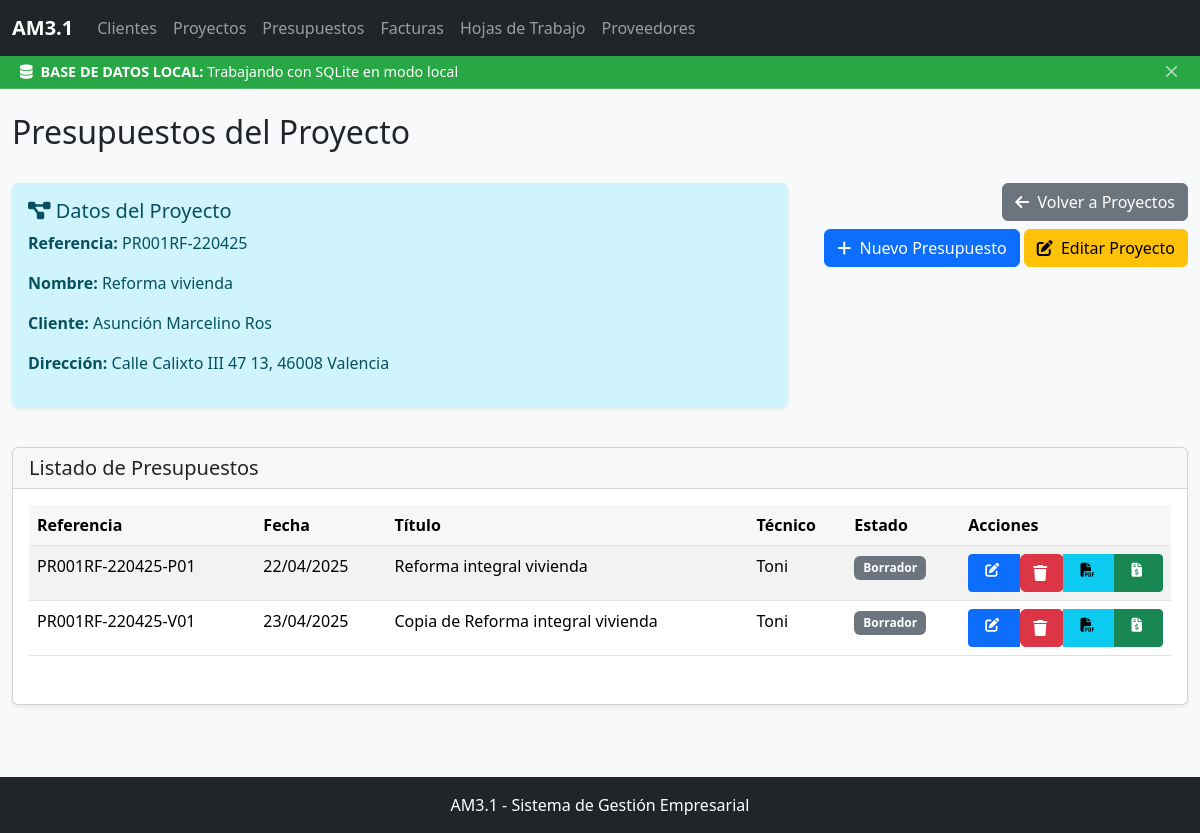
Screenshot of /presupuestos/por-proyecto/1 with the database file from the repository.
### app/models/proyecto.py (models this page shows, shortened)
class Proyecto(db.Model):
    __tablename__ = 'proyectos'
    id = db.Column(db.Integer, primary_key=True)
    id_cliente = db.Column(db.Integer, db.ForeignKey('clientes.id', ondelete='CASCADE'), nullable=True)  # Cambiado a nullable=True
    tipo_proyecto = db.Column(db.String(50), nullable=True)
    tipo_via = db.Column(db.String(20), nullable=True)  # Añadido campo tipo_via
    calle = db.Column(db.String(100), nullable=True)  # Mantenido por compatibilidad
    nombre_via = db.Column(db.String(100), nullable=True)
    numero = db.Column(db.String(10), nullable=True)
    puerta = db.Column(db.String(10), nullable=True)
    codigo_postal = db.Column(db.String(10), nullable=True)
    poblacion = db.Column(db.String(100), nullable=True)
    nombre_proyecto = db.Column(db.String(200), nullable=True)
    fecha_creacion = db.Column(db.DateTime, default=datetime.utcnow, nullable=True)
    referencia = db.Column(db.String(50), unique=True, nullable=True)
    fecha_modificacion = db.Column(db.DateTime, default=datetime.utcnow, onupdate=datetime.utcnow, nullable=True)
    estado = db.Column(db.String(50), default='Activo', nullable=True)
    cliente = db.relationship('Cliente', back_populates='proyectos')
    presupuestos = db.relationship('Presupuesto', back_populates='proyecto', cascade='all, delete-orphan')
    @property
    def direccion_completa(self):
        componentes = []
        if self.tipo_via:
            componentes.append(self.tipo_via)
        if self.calle:
            componentes.append(self.calle)
        elif self.nombre_via:
            componentes.append(self.nombre_via)
        if self.numero:
            componentes.append(self.numero)
        if self.puerta:
            componentes.append(self.puerta)
        direccion = ' '.join(componentes)
        if self.codigo_postal or self.poblacion:
            cp_poblacion = []
            if self.codigo_postal:
                cp_poblacion.append(self.codigo_postal)
            if self.poblacion:
                cp_poblacion.append(self.poblacion)
            direccion += f', {" ".join(cp_poblacion)}'
        return direccion

### app/models/cliente.py (models this page shows, shortened)
class Cliente(db.Model):
    __tablename__ = 'clientes'
    id = db.Column(db.Integer, primary_key=True)
    nombre = db.Column(db.String(100), nullable=False)
    tipo_via = db.Column(db.String(20))
    nombre_via = db.Column(db.String(100))
    numero_via = db.Column(db.String(10))
    puerta = db.Column(db.String(10))
    codigo_postal = db.Column(db.String(10))
    poblacion = db.Column(db.String(100))
    cif_nif = db.Column(db.String(20), index=True)
    telefono1 = db.Column(db.String(20))
    telefono2 = db.Column(db.String(20))
    telefono3 = db.Column(db.String(20))
    telefono4 = db.Column(db.String(20))
    mail1 = db.Column(db.String(100))
    mail2 = db.Column(db.String(100))
    tipo_cliente = db.Column(db.String(50))
    categoria_cliente = db.Column(db.String(50))
    notas = db.Column(db.Text)
    fecha_creacion = db.Column(db.DateTime, default=datetime.utcnow)
    fecha_modificacion = db.Column(db.DateTime, default=datetime.utcnow, onupdate=datetime.utcnow)
    proyectos = db.relationship('Proyecto', back_populates='cliente', cascade='all, delete-orphan')

### app/models/presupuesto.py (models this page shows, shortened)
class Presupuesto(db.Model):
    __tablename__ = 'presupuestos'
    id = db.Column(db.Integer, primary_key=True)
    id_proyecto = db.Column(db.Integer, db.ForeignKey('proyectos.id', ondelete='CASCADE'), nullable=False)
    referencia = db.Column(db.String(50), nullable=False, index=True)
    fecha = db.Column(db.DateTime, default=datetime.utcnow, nullable=False)
    tipo_via = db.Column(db.String(20))
    nombre_via = db.Column(db.String(100))
    numero_via = db.Column(db.String(10))
    puerta = db.Column(db.String(10))
    codigo_postal = db.Column(db.String(10))
    poblacion = db.Column(db.String(100))
    titulo = db.Column(db.String(200))
    notas = db.Column(db.Text)
    tecnico_encargado = db.Column(db.String(100))
    aprobacion = db.Column(db.String(100))
    fecha_aprobacion = db.Column(db.DateTime)
    estado = db.Column(db.String(50), default='Borrador')
    estado_workflow = db.Column(db.String(50), default='En estudio')
    fecha_modificacion = db.Column(db.DateTime, default=datetime.utcnow, onupdate=datetime.utcnow)
    proyecto = db.relationship('Proyecto', back_populates='presupuestos')
    capitulos = db.relationship('Capitulo', back_populates='presupuesto', cascade='all, delete-orphan')
    partidas = db.relationship('Partida', back_populates='presupuesto', cascade='all, delete-orphan')
    hojas_trabajo = db.relationship('HojaTrabajo', back_populates='presupuesto', cascade='all, delete-orphan')

### app/routes/presupuesto_routes.py (the view)
@presupuestos_bp.route('/por-proyecto/<int:id_proyecto>')
def presupuestos_por_proyecto(id_proyecto):
    try:
        proyecto = get_by_id(Proyecto, id_proyecto)
        if not proyecto:
            flash('Proyecto no encontrado', 'danger')
            return redirect(url_for('proyectos.listar_proyectos'))
        presupuestos = db.session.query(
            Presupuesto.id,
            Presupuesto.id_proyecto,
            Presupuesto.referencia,
            Presupuesto.fecha,
            Presupuesto.titulo,
            Presupuesto.estado,
            Presupuesto.tecnico_encargado,
            Presupuesto.aprobacion,
            Presupuesto.fecha_aprobacion
        ).filter(Presupuesto.id_proyecto == id_proyecto).all()
        presupuestos_formateados = []
        for p in presupuestos:
            presupuesto = type('Presupuesto', (), {
                'id': p.id,
                'id_proyecto': p.id_proyecto,
                'referencia': p.referencia,
                'fecha': p.fecha,
                'titulo': p.titulo,
                'estado': p.estado,
                'tecnico_encargado': p.tecnico_encargado,
                'aprobacion': p.aprobacion,
                'fecha_aprobacion': p.fecha_aprobacion
            })
            presupuestos_formateados.append(presupuesto)
        if request.args.get('modal') == 'true':
            return render_template('presupuestos/listado_modal.html',
                                presupuestos=presupuestos_formateados,
                                proyecto=proyecto)
        else:
            return render_template('presupuestos/por_proyecto.html',
                                presupuestos=presupuestos_formateados,
                                proyecto=proyecto)
    except Exception as e:
        print(f"Error al listar presupuestos por proyecto: {str(e)}")
        traceback.print_exc()
        flash(f"Error al cargar los presupuestos del proyecto. {str(e)}", 'danger')
        return redirect(url_for('proyectos.listar_proyectos'))

### app/templates/presupuestos/por_proyecto.html (shortened to what this page needs)
{% extends 'layout/base.html' %}
{% from 'layout/components.html' import action_buttons, confirmation_modal %}
{% block page_title %}Presupuestos del Proyecto{% endblock %}
{% block content %}
<div class="row mb-4">
    <div class="col-md-8">
        <div class="alert alert-info">
            <h5><i class="fas fa-project-diagram"></i> Datos del Proyecto</h5>
            <p><strong>Referencia:</strong> {{ proyecto.referencia }}</p>
            <p><strong>Nombre:</strong> {{ proyecto.nombre_proyecto or 'Sin nombre' }}</p>
            <p><strong>Cliente:</strong> {{ proyecto.cliente.nombre if proyecto.cliente else 'Sin cliente' }}</p>
            <p><strong>Dirección:</strong>
                {% if proyecto.direccion_completa %}
                    {{ proyecto.direccion_completa }}
                {% else %}
                    <em>No especificada</em>
                {% endif %}
            </p>
        </div>
    </div>
    <div class="col-md-4 text-end">
        <a href="{{ url_for('proyectos.listar_proyectos') }}" class="btn btn-secondary mb-2">
            <i class="fas fa-arrow-left"></i> Volver a Proyectos
        </a>
        <a href="{{ url_for('presupuestos.nuevo_presupuesto', id_proyecto=proyecto.id) }}" class="btn btn-primary mb-2">
            <i class="fas fa-plus"></i> Nuevo Presupuesto
        </a>
        <a href="{{ url_for('proyectos.editar_proyecto', id=proyecto.id) }}" class="btn btn-warning mb-2">
            <i class="fas fa-edit"></i> Editar Proyecto
        </a>
    </div>
</div>
<div class="card">
    <div class="card-header">
        <h5 class="mb-0">Listado de Presupuestos</h5>
    </div>
    <div class="card-body">
        {% if presupuestos %}
        <div class="table-responsive">
            <table class="table table-striped table-hover">
                <thead>
                    <tr>
                        <th>Referencia</th>
                        <th>Fecha</th>
                        <th>Título</th>
                        <th>Técnico</th>
                        <th>Estado</th>
                        <th>Acciones</th>
                    </tr>
                </thead>
                <tbody>
                    {% for presupuesto in presupuestos %}
                    <tr>
                        <td>{{ presupuesto.referencia }}</td>
                        <td>{{ presupuesto.fecha.strftime('%d/%m/%Y') if presupuesto.fecha else 'No especificada' }}</td>
                        <td>{{ presupuesto.titulo or 'Sin título' }}</td>
                        <td>{{ presupuesto.tecnico_encargado or 'No asignado' }}</td>
                        <td>
                            <span class="badge {% if presupuesto.estado == 'Aprobado' %}bg-success{% elif presupuesto.estado == 'Rechazado' %}bg-danger{% elif presupuesto.estado == 'Borrador' %}bg-secondary{% else %}bg-primary{% endif %}">
                                {{ presupuesto.estado }}
                            </span>
                        </td>
                        <td>
                            {{ action_buttons(
                                edit_url=url_for('presupuestos.editar_presupuesto', id=presupuesto.id),
                                delete_url=url_for('presupuestos.eliminar_presupuesto', id=presupuesto.id),
                                custom_buttons=[
                                    {
                                        'url': url_for('presupuestos.generar_pdf', id=presupuesto.id),
                                        'class': 'btn-info',
                                        'icon': 'fas fa-file-pdf',
                                        'title': 'Generar PDF'
                                    },
                                    {
                                        'url': url_for('facturas.facturar_desde_presupuesto', id_presupuesto=presupuesto.id),
                                        'class': 'btn-success',
                                        'icon': 'fas fa-file-invoice-dollar',
                                        'title': 'Facturar Presupuesto'
                                    }
                                ]
                            ) }}
                        </td>
                    </tr>
                    {% endfor %}
                </tbody>
            </table>
        </div>
        {% else %}
        <div class="text-center py-5">
            <h4 class="text-muted"><i class="fas fa-folder-open"></i> No hay presupuestos registrados para este proyecto</h4>
            <p>Para crear un nuevo presupuesto, haga clic en el botón "Nuevo Presupuesto" en la parte superior derecha.</p>
        </div>
        {% endif %}
    </div>
</div>
{% endblock %}

### app/static/css/styles.css (style rules this page uses)
:root { --primary-color: #0d6efd; --secondary-color: #6c757d; --success-color: #198754; --info-color: #0dcaf0; --warning-color: #ffc107; --danger-color: #dc3545; --light-color: #f8f9fa; --dark-color: #212529; --border-radius: 0.375rem; --box-shadow: 0 0.125rem 0.25rem rgba(0, 0, 0, 0.075); --box-shadow-hover: 0 0.5rem 1rem rgba(0, 0, 0, 0.15); --font-family: 'Segoe UI', Tahoma, Geneva, Verdana, sans-serif; --font-size-base: 1rem; }
body { display: flex; flex-direction: column; min-height: 100vh; font-family: var(--font-family); background-color: var(--light-color); }
.card { box-shadow: var(--box-shadow); transition: box-shadow 0.2s ease-in-out; border-radius: var(--border-radius); margin-bottom: 1.5rem; }
.card-header { background-color: rgba(0, 0, 0, 0.03); border-bottom: 1px solid rgba(0, 0, 0, 0.125); }
.card-header h5, .card-header h6 { margin-bottom: 0; }
.table-responsive { overflow-x: auto; margin-bottom: 1rem; }
.table-striped tbody tr:nth-of-type(odd) { background-color: rgba(0, 0, 0, 0.02); }
.table th { background-color: rgba(0, 0, 0, 0.03); border-bottom-width: 1px; }
.btn i { margin-right: 0.25rem; }
.alert { border-radius: var(--border-radius); border: none; box-shadow: var(--box-shadow); }
.badge { padding: 0.5em 0.75em; }

### rows the page displays
Proyecto: referencia "PR001RF-220425", nombre_proyecto "Reforma vivienda", direccion_completa "Calle Calixto III 47 13, 46008 Valencia"
Cliente: cliente "Asunción Marcelino Ros"
Presupuesto: referencia "PR001RF-220425-P01", titulo "Reforma integral vivienda", tecnico_encargado "Toni", estado "Borrador"
Presupuesto: referencia "PR001RF-220425-V01", titulo "Copia de Reforma integral vivienda", tecnico_encargado "Toni", estado "Borrador"
